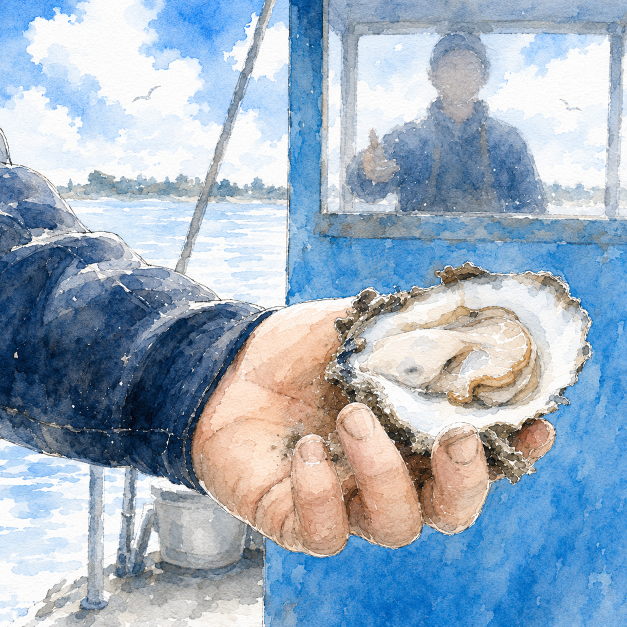
#> input picture tools/jeu/assets/src-huitre-aquarelle.png, 1254 x 1254 px, found by its file name (shown at 1/2 size)
$ python extrait-huitre.py
#> lines starting #> are read from the running program, lines starting #| are printed output that depends on the picture; after the words box and inside, x2 and y2 are one past the last pixel; in counts of white or black regions, pixels touching at a corner belong together
"""Huîtres « aquarelle cristallisée » pour le jeu, d'après l'aquarelle fournie par Will.
- huitre-ouverte.png : l'huître de l'image, doigts effacés (retouche + même effet cristallisé)
- huitre-fermee.png  : même silhouette, valve du dessus peinte puis cristallisée
Usage : python3 assets/extrait-huitre.py assets"""
import cv2, numpy as np, sys
from scipy.spatial import cKDTree
D = sys.argv[1] if len(sys.argv) > 1 else 'assets'
rng = np.random.default_rng(7)
src = cv2.imread(f'{D}/src-huitre-aquarelle.png')[480:1000, 600:1220].copy()
hh, ww = src.shape[:2]
#> hh = 520; ww = 620
hsv = cv2.cvtColor(src, cv2.COLOR_BGR2HSV); H, Sa, V = [hsv[..., i].astype(int) for i in range(3)]
#> after `hsv = cv2.cvtColor(src, cv2.COLOR_BGR2HSV)`: hsv: shape (520, 620, 3); mean H, S, V 51.3, 77.7, 204.4
#> after `H, Sa, V = [hsv[..., i].astype(int) for i in range(3)]`:
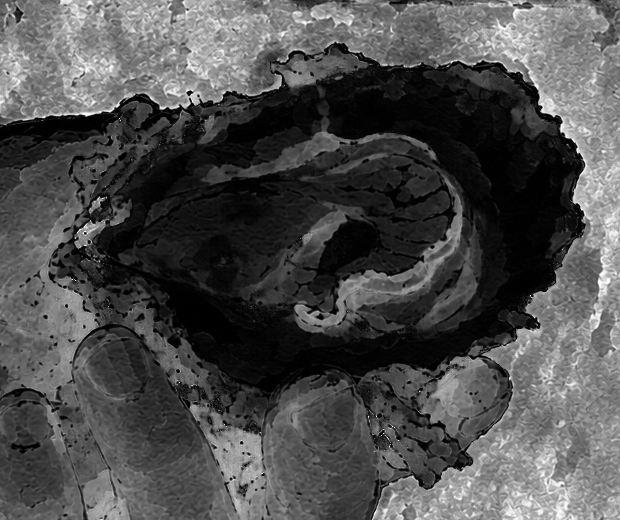
#> Sa: shape (520, 620) int64; min 0, max 255, mean 77.7
#> after `H, Sa, V = [hsv[..., i].astype(int) for i in range(3)]`:
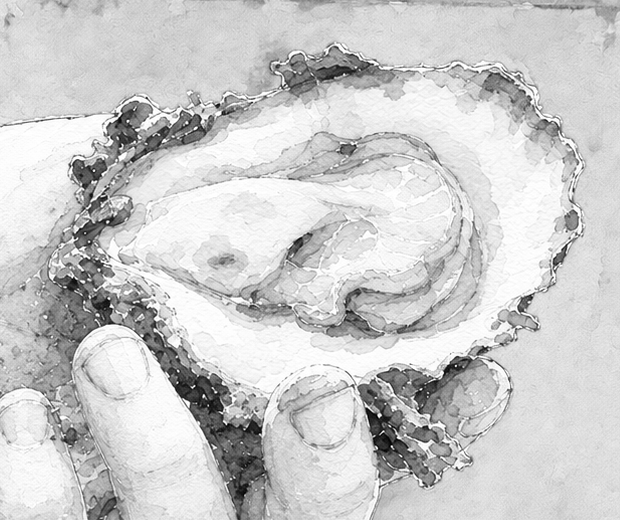
#> V: shape (520, 620) int64; min 0, max 255, mean 204.4
yy, xx = np.mgrid[0:hh, 0:ww]
outline = np.array([(275,65),(300,48),(345,44),(380,60),(440,68),(500,78),(545,103),(575,140),(582,190),(572,240),(548,290),(522,322),(505,352),(486,392),(462,428),(420,446),(360,446),(300,436),(240,414),(176,380),(118,336),(78,292),(60,244),(74,200),(96,152),(112,106),(160,94),(220,88)], np.int32)
shell = np.zeros((hh, ww), np.uint8); cv2.fillPoly(shell, [outline], 255)
#> after `cv2.fillPoly(shell, [outline], 255)`:
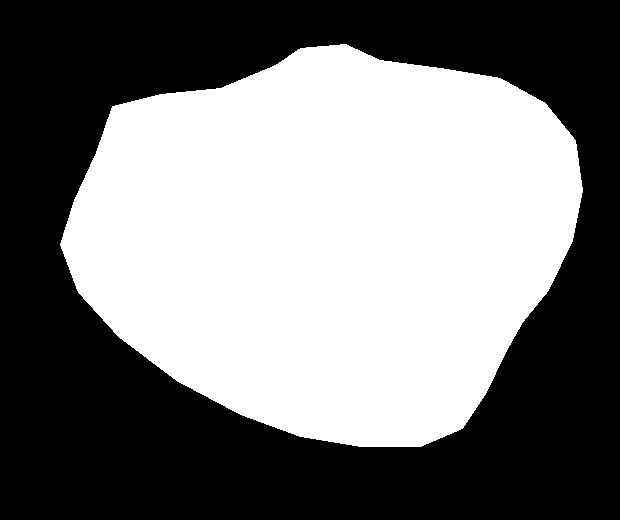
#> shell: shape (520, 620); 47.9% white; 1 white region, box (x1, y1, x2, y2) and area: (60, 44, 583, 447) 154485
blue = (H > 95) & (H < 130) & (Sa > 40)
#> blue: shape (520, 620) bool; 30.2% white; 153 white regions (149 under 20 px), largest, box (x1, y1, x2, y2) and area: (0, 0, 620, 520) 95995, (74, 207, 113, 278) 939, (88, 196, 107, 217) 152, (507, 313, 515, 328) 39
skin = (H < 24) & (Sa > 38) & (V > 95)
#> skin: shape (520, 620) bool; 32.4% white; 495 white regions (446 under 20 px), largest, box (x1, y1, x2, y2) and area: (0, 117, 241, 520) 49310, (220, 340, 511, 520) 25014, (201, 116, 482, 339) 18932
zone = ((yy > 335) | (xx < 125) | ((yy > 300) & (xx < 290)))
repl = (zone & skin) | (blue & (shell > 0))
#> repl: shape (520, 620) bool; 25.8% white; 406 white regions (369 under 20 px), largest, box (x1, y1, x2, y2) and area: (0, 122, 241, 520) 48831, (220, 336, 516, 520) 25449, (149, 68, 282, 110) 1950
repl = cv2.dilate(repl.astype(np.uint8) * 255, np.ones((7, 7), np.uint8)) & shell
#> repl: shape (520, 620); 13% white; 38 white regions (1 under 20 px), largest, box (x1, y1, x2, y2) and area: (60, 102, 552, 447) 32702, (146, 66, 285, 113) 2744, (535, 97, 579, 166) 885

def crystallize(img, mask, n, seed):
    """Effet « cristallisé » de l'aquarelle : chaque cellule prend la couleur moyenne de sa zone."""
#> called with n = 9000, seed = 3
    r = np.random.default_rng(seed)
    pts = np.column_stack([r.uniform(0, ww, n), r.uniform(0, hh, n)])
    ys, xs = np.nonzero(mask)
    d, idx = cKDTree(pts).query(np.column_stack([xs, ys]), k=2)
#> d = 41878 pairs, first value 0.0166 to 10.95, second value 0.308 to 10.98; idx = 41878 pairs, first value 3 to 8994, second value 3 to 8994
    lab = idx[:, 0]
    sums = np.zeros((n, 3)); cnt = np.bincount(lab, minlength=n)[:, None] + 1e-6
#> after `cnt = np.bincount(lab, minlength=n)[:, None] + 1e-06`: cnt = 9000 values, max 104 at index 4661, min 1e-06 at index 0, mean 4.65
    for c in range(3): sums[:, c] = np.bincount(lab, weights=img[ys, xs, c], minlength=n)
    out = img.astype(np.float32).copy(); out[ys, xs] = (sums / cnt)[lab]
#> after `out[ys, xs] = (sums / cnt)[lab]`: out: shape (520, 620, 3) float32; mean B, G, R 178.9, 172.8, 165.6
    edge = (d[:, 1] - d[:, 0]) < 1.3
    out[ys[edge], xs[edge]] = np.clip(out[ys[edge], xs[edge]] * 1.12 + 22, 0, 255)
#> out: shape (520, 620, 3) float32; mean B, G, R 181.4, 175.3, 168.1
    return out

def finish(img, mask, name):
#> called with name = 'huitre-ouverte.png'
    a = cv2.erode(mask, np.ones((3, 3), np.uint8))
#> a: shape (520, 620); 47.3% white; 1 white region, box (x1, y1, x2, y2) and area: (61, 45, 582, 446) 152637
    ring = cv2.subtract(a, cv2.erode(a, np.ones((4, 4), np.uint8)))
#> ring: shape (520, 620); 0.85% white in thin lines or dots, all inside (x1, y1, x2, y2) = (61, 45, 582, 446)
    img = img.copy(); img[ring > 0] = img[ring > 0] * .35
#> after `img[ring > 0] = img[ring > 0] * 0.35`:
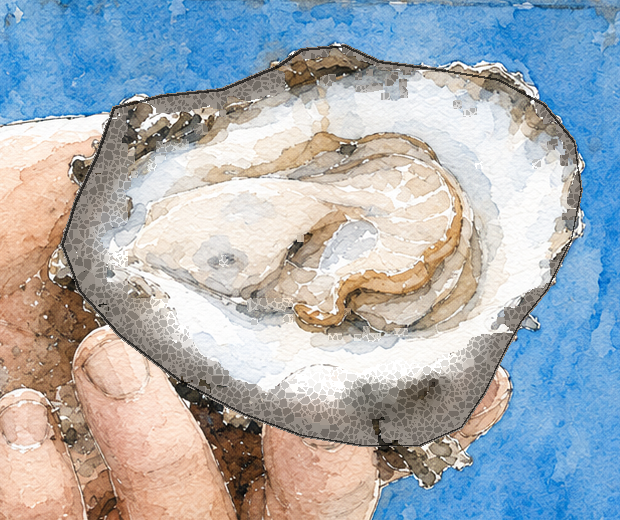
#> img: shape (520, 620, 3) float32; mean of channels 0, 1, 2 180.7, 174.6, 167.3; drawn as B, G, R
    a = cv2.GaussianBlur(a, (3, 3), 0)
    x, y, w, h = cv2.boundingRect(mask)
#> x = 60; y = 44; w = 523; h = 403
    cv2.imwrite(f'{D}/{name}', np.dstack([np.clip(img, 0, 255).astype(np.uint8), a])[y:y + h, x:x + w])
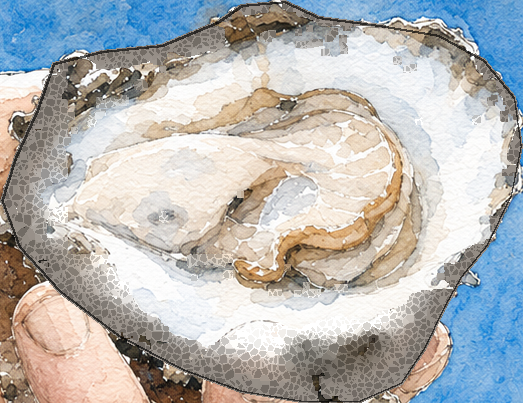
#> saved as huitre-ouverte.png: shape (403, 523, 4); mean B, G, R, A 181.3, 182.1, 181.3, 184.7

# --- ouverte : retouche des doigts, crust plus sombre dans la zone retouchée, puis cristallisation légère de cette zone
fill = cv2.inpaint(src, repl, 25, cv2.INPAINT_TELEA).astype(np.float32)
crust = cv2.GaussianBlur((rng.random((hh, ww)) * 255).astype(np.uint8), (0, 0), 6).astype(np.float32) / 255
dark = np.dstack([np.full((hh, ww), v) for v in (92, 98, 104)]) * (.65 + .9 * crust[..., None])
dist = cv2.distanceTransform(shell, cv2.DIST_L2, 5)
w = np.clip(1 - (dist - 14) / 40, 0, 1)[..., None] * (repl[..., None] > 0)  # croûte près du bord
fill = fill * (1 - w) + dark * w
cr = crystallize(fill, repl > 0, 9000, 3)
op = np.where(repl[..., None] > 0, cr, src.astype(np.float32))
finish(op, shell, 'huitre-ouverte.png')

# --- fermée : silhouette festonnée, peinture lisse (lamelles de croissance), puis cristallisation
cm = np.zeros((hh, ww), np.uint8)
ctr = outline.mean(0)
t = np.linspace(0, 1, len(outline), endpoint=False)
dense = []
for i in range(len(outline)):
    a, b = outline[i], outline[(i + 1) % len(outline)]
    for u in np.linspace(0, 1, 6, endpoint=False): dense.append(a + (b - a) * u)
dense = np.array(dense)
v = dense - ctr; n = np.linalg.norm(v, axis=1, keepdims=True)
k = np.arange(len(dense))[:, None]
dense = ctr + v * (1 + .025 * np.sin(k * .9) + .018 * np.sin(k * 2.3 + 1) + rng.normal(0, .006, (len(dense), 1)))
cv2.fillPoly(cm, [dense.astype(np.int32)], 255)
#> cm: shape (520, 620); 48% white; 1 white region, box (x1, y1, x2, y2) and area: (52, 40, 589, 453) 154807
dist = cv2.distanceTransform(cm, cv2.DIST_L2, 5)
hx, hy = 70, 300
wob = cv2.GaussianBlur(rng.normal(0, 1, (hh, ww)).astype(np.float32), (0, 0), 14) * 140
r = np.hypot((xx - hx) / 1.25, (yy - hy)) + wob
bands = np.clip(np.sin(r / 15.0) * 1.6, -1, 1) * .5 + .5
blot = cv2.GaussianBlur(rng.random((hh, ww)).astype(np.float32), (0, 0), 16); blot = (blot - blot.min()) / (np.ptp(blot) + 1e-6)
blot2 = cv2.GaussianBlur(rng.random((hh, ww)).astype(np.float32), (0, 0), 7); blot2 = (blot2 - blot2.min()) / (np.ptp(blot2) + 1e-6)
light = np.clip(1.3 - np.hypot(xx - 360, yy - 150) / 420, .7, 1.15)[..., None]
warm = np.array([150, 178, 205], np.float32); grey = np.array([178, 182, 184], np.float32)
brown = np.array([78, 92, 110], np.float32); blueg = np.array([196, 186, 170], np.float32)
col = warm * blot[..., None] + grey * (1 - blot[..., None])
col = col * .8 + blueg * .2 * blot2[..., None]
paint = col * (.84 + .2 * bands[..., None]) * light
edge = np.clip(1 - dist / 38, 0, 1)[..., None]
paint = paint * (1 - .7 * edge) + brown * (.9 + .6 * blot2[..., None]) * edge * .7
hi = (bands > .95) & (blot2 > .7) & (dist > 30)
paint[hi] = paint[hi] * .4 + 250 * .6
cl = crystallize(paint, cm > 0, 3800, 9)
#> in crystallize (call 2), `out[ys[edge], xs[edge]] = np.clip(out[ys[edge], xs[edge]] * 1.12 + 22,..`: out: shape (520, 620, 3) float32; mean of channels 0, 1, 2 119.6, 133, 147.6
finish(cl, cm, 'huitre-fermee.png')
#> call 2 of finish, with name = 'huitre-fermee.png'
#> in finish (call 2), `a = cv2.erode(mask, np.ones((3, 3), np.uint8))`: a: shape (520, 620); 47.3% white; 1 white region, box (x1, y1, x2, y2) and area: (54, 42, 587, 451) 152565
#> in finish (call 2), `ring = cv2.subtract(a, cv2.erode(a, np.ones((4, 4), np.uint8)))`: ring: shape (520, 620); 1% white in thin lines or dots, all inside (x1, y1, x2, y2) = (54, 42, 587, 451)
#> in finish (call 2), `img[ring > 0] = img[ring > 0] * 0.35`:
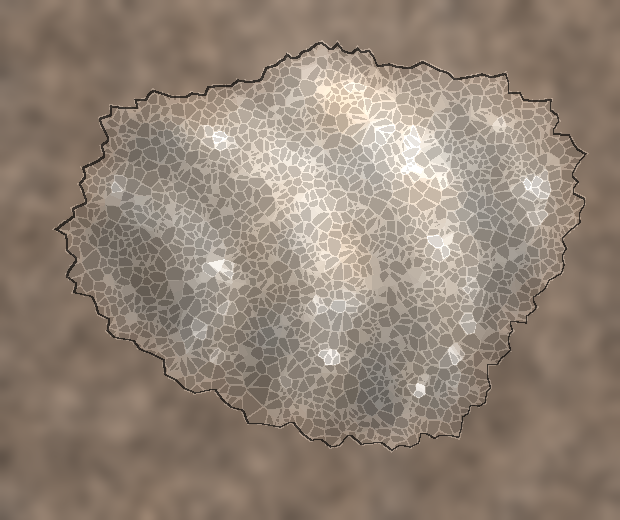
#> img: shape (520, 620, 3) float32; mean of channels 0, 1, 2 118.8, 132.1, 146.6; drawn as B, G, R
#> in finish (call 2), `x, y, w, h = cv2.boundingRect(mask)`: x = 52; y = 40; w = 537; h = 413
#> in finish (call 2), `cv2.imwrite(f'{D}/{name}', np.dstack([np.clip(img, 0, 255).astype(np.u..`:
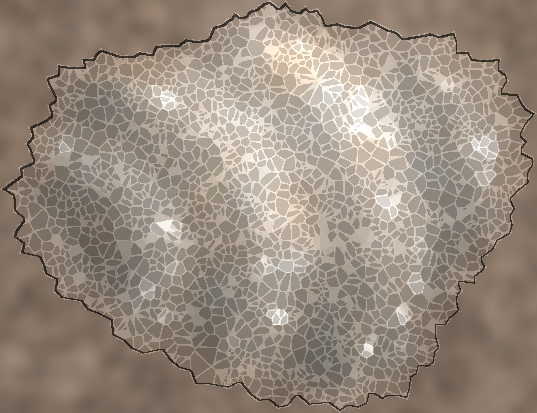
#> saved as huitre-fermee.png: shape (413, 537, 4); mean B, G, R, A 127.2, 139.8, 152.8, 175.4
print('ok')

$ run again, with tools/jeu/assets/aquarelle-couteau-p.png copied over tools/jeu/assets/src-huitre-aquarelle.png
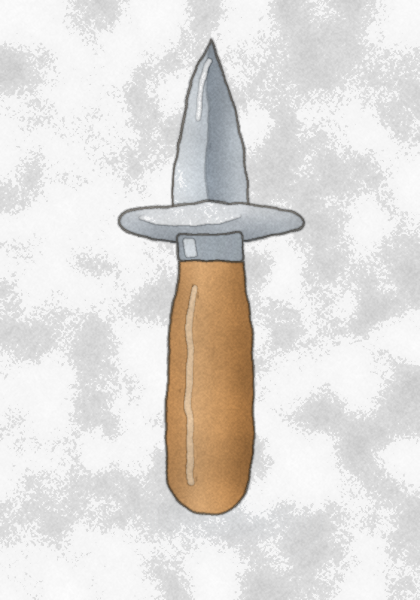
#> input picture tools/jeu/assets/aquarelle-couteau-p.png, 840 x 1200 px, found by its file name (shown at 1/2 size)
#> hsv: shape (520, 240, 3); mean H, S, V 0, 0, 230.9
#> H: shape (520, 240) int64; 3 distinct labels, from 0 to 120
#> Sa: shape (520, 240) int64; values 0 (black) and 1 (white), 0.04% white in thin lines or dots, all inside (x1, y1, x2, y2) = (0, 493, 32, 520)
#> `cv2.fillPoly(shell, [outline], 255)`:
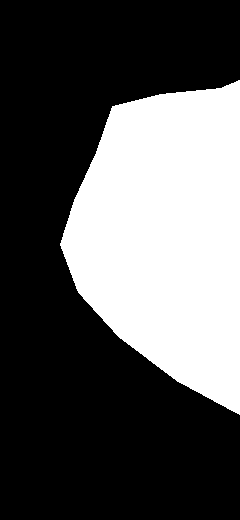
#> shell: shape (520, 240); 34.2% white; 1 white region, box (x1, y1, x2, y2) and area: (60, 80, 240, 415) 42662
#> blue: shape (520, 240) bool; every value is 0
#> ys = empty array
#> cnt = 9000 values from 1e-06 to 1e-06
#> edge = empty array
#> ring: shape (520, 240); 0.96% white in thin lines or dots, all inside (x1, y1, x2, y2) = (61, 81, 240, 413)
#> img: shape (520, 240, 3) float32; mean of channels 0, 1, 2 229.4, 229.4, 229.4
#> in finish, `x, y, w, h = cv2.boundingRect(mask)`: x = 60; y = 80; w = 180; h = 335
#> cm: shape (520, 240); 34.4% white; 1 white region, box (x1, y1, x2, y2) and area: (55, 78, 240, 414) 42910
#> ring: shape (520, 240); 1.1% white in thin lines or dots, all inside (x1, y1, x2, y2) = (57, 80, 240, 412)
#> img: shape (520, 240, 3) float32; mean of channels 0, 1, 2 105.5, 118.1, 132.5
#> in finish (call 2), `x, y, w, h = cv2.boundingRect(mask)`: x = 55; y = 78; w = 185; h = 336
#> in finish (call 2), `cv2.imwrite(f'{D}/{name}', np.dstack([np.clip(img, 0, 255).astype(np.u..`:
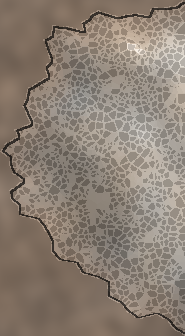
#> saved as huitre-fermee.png: shape (336, 185, 4); mean B, G, R, A 115.9, 127.3, 139.4, 172.7
